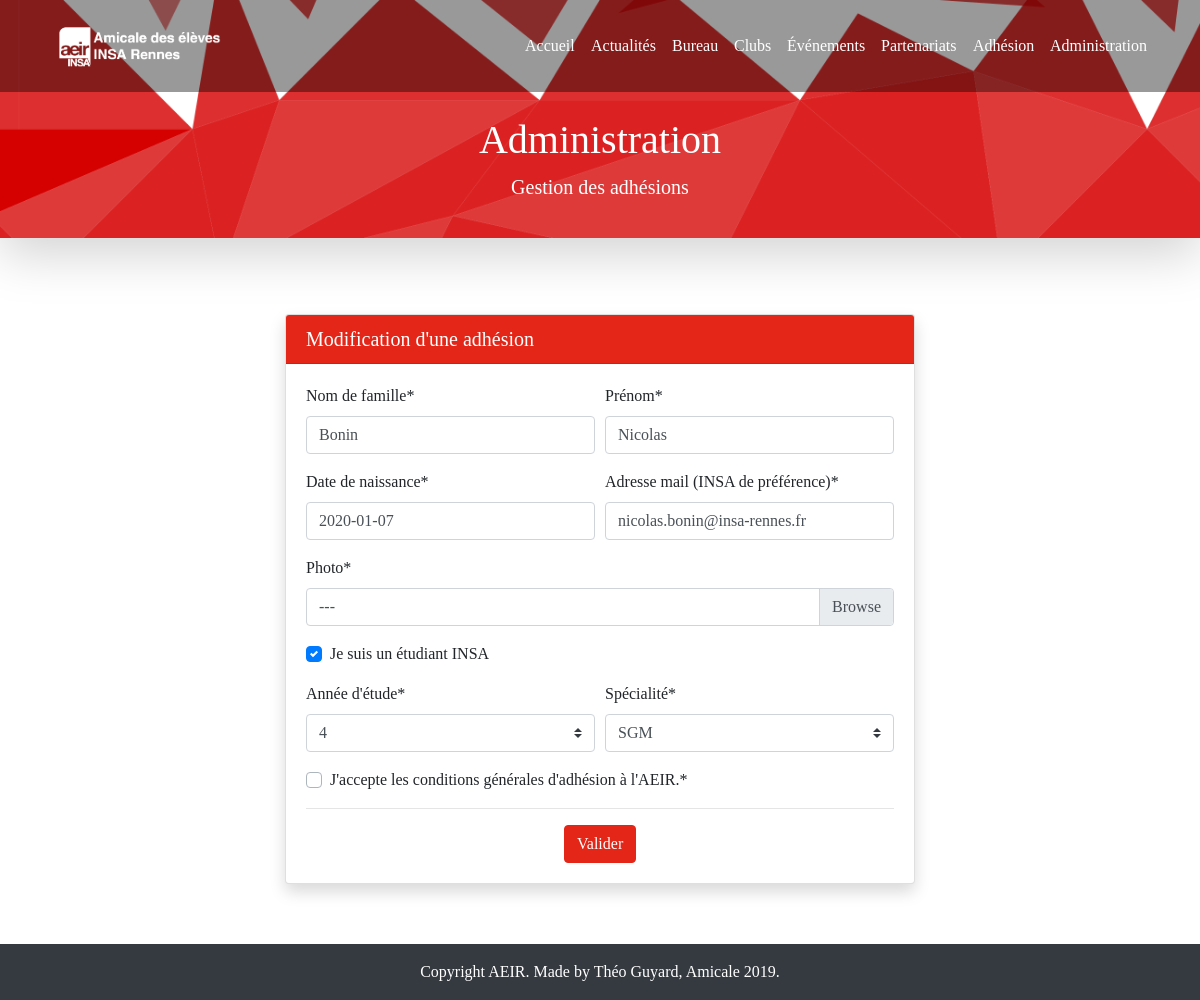
/administration/adherent_update/257 (signed in), run on the app's committed database.
### adhesion/models.py (models this page shows, shortened)
class Adhesion(models.Model):
    first_name = models.CharField(max_length=200)
    last_name = models.CharField(max_length=200)
    birthday = models.DateField(default=datetime.date.today)
    email = models.EmailField()
    picture = StdImageField(
        upload_to="adhesion_aeir",
        validators=[MinSizeValidator(230, 292), MaxSizeValidator(1080, 720)],
        variations={"thumbnail": {"width": 230, "height": 292, "crop": True}},
    )
    insa_student = models.BooleanField(default=False)
    school_year = models.CharField(max_length=200, choices=SCHOOL_YEAR)
    departement = models.CharField(max_length=200, choices=DEPARTEMENT)
    adhesion_date = models.DateField(auto_now_add=True)
    card_id = models.CharField(max_length=8, default=random_id)
    card_pwd = models.CharField(max_length=8, default=random_id)
    paid = models.BooleanField(default=False)
    valid_infos = models.BooleanField(default=True)

### administration/views.py (the view, shortened to what this page needs)
class AdministrationAdherentUpdateView(
    UserPassesTestMixin, LoginRequiredMixin, UpdateView
):
    login_url = "administration_login"
    template_name = "administration/adherent_update.html"
    model = Adhesion
    form_class = AdhesionForm
    def get_context_data(self, **kwargs):
        context = super().get_context_data(**kwargs)
        context["page_title"] = "Administration"
        context["page_subtitle"] = "Gestion des adhésions"
        return context
    def get_object(self, queryset=None):
        obj = Adhesion.objects.get(id=self.kwargs["id"])
        return obj
    def test_func(self):
        return self.request.user.groups.filter(name="Adhesion AEIR management").exists()

### templates/administration/adherent_update.html (shortened to what this page needs)
{% extends 'base.html' %}
{% load crispy_forms_tags %}
{% block content %}
<div class="row mt-3">
    <div class="col-md-8 m-auto">
        <div class="card shadow">
            <h5 class="card-header bg-primary text-white">Modification d'une adhésion</h5>
            <div class="card-body">
                <form enctype='multipart/form-data' method='post'>
                    {% crispy form %}
                </form>
            </div>
        </div>
    </div>
</div>
{% endblock %}

### static/css/style.css (style rules this page uses)
html, body { font-family: "DIN-pro"; height: 100%; }

### data on the page
Adhesion: first_name "Bonin", last_name "Nicolas", birthday "2020-01-07", email "nicolas.bonin@insa-rennes.fr", school_year "4", departement "SGM"

### other printed values
{{ page_title }} "Administration"
{{ page_subtitle }} "Gestion des adhésions"
